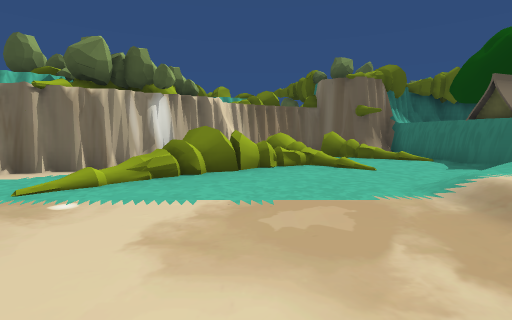
[1] (above)

21 first-person views from a walk through a 3-D level made in the Unity game engine. The camera is 1.5 m above the floor, tilts 6° down and sees 85° across. The floor is counted in squares, 2 m on a side. Each view is taken from the middle of a square. On the plan, view 1 faces up. The plan holds only what a view shows up to about 10 squares ahead; the rest is blank. The place goes on beyond the plan. The player character is not drawn.

[2]
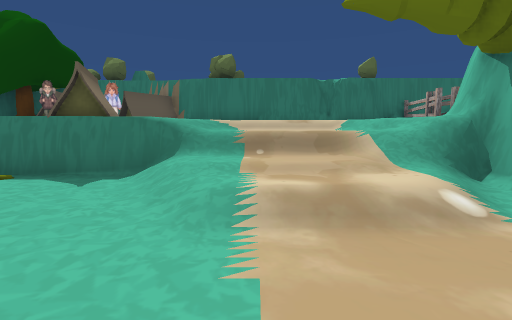

[3]
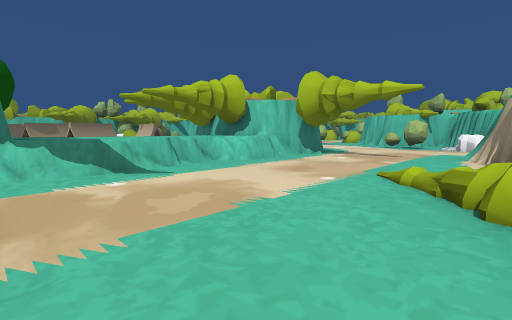

[4]
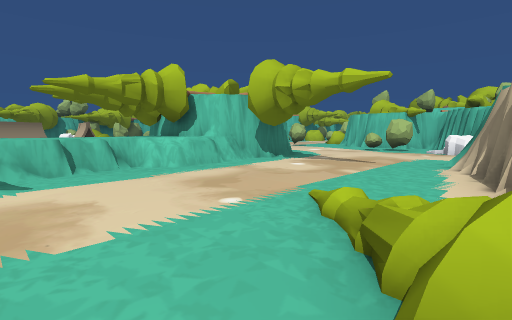

[5]
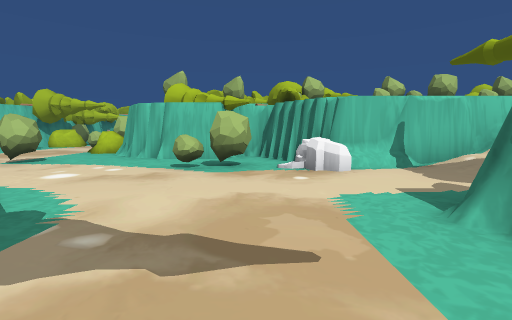

[6]
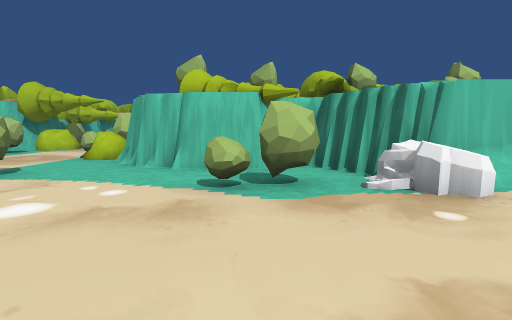

[7]
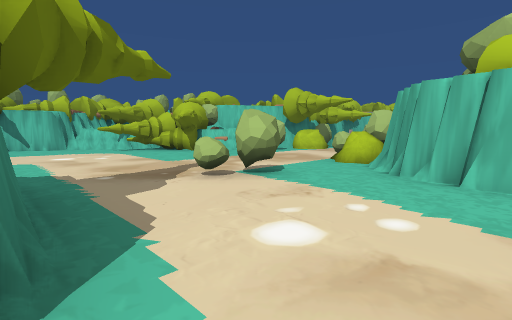

[8]
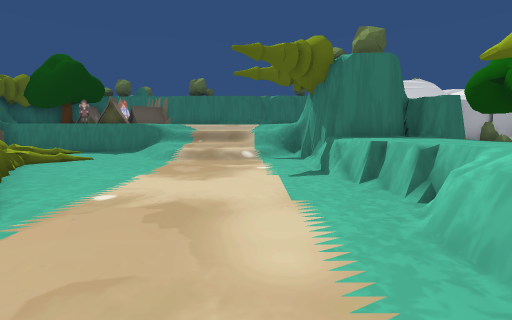

[9]
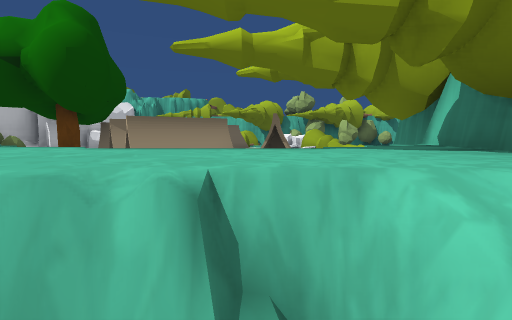

[10]
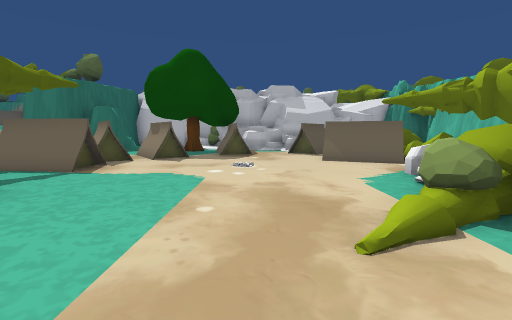

[11]
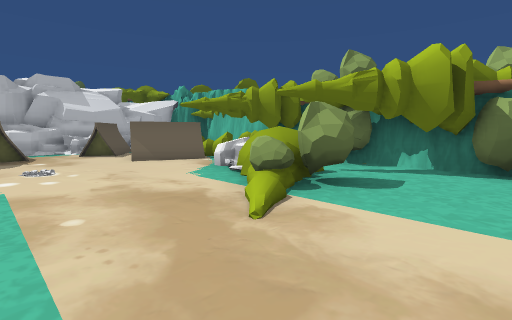

[12]
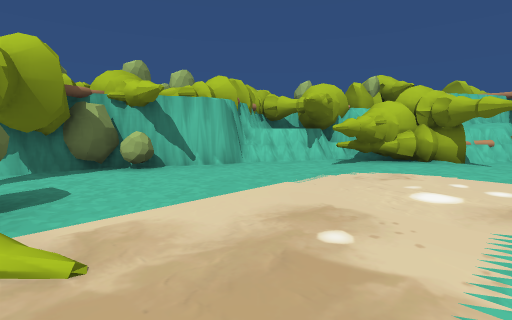

[13]
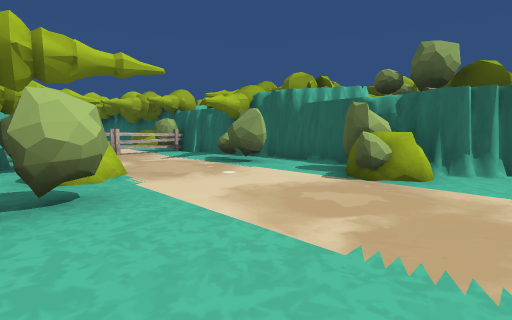

[14]
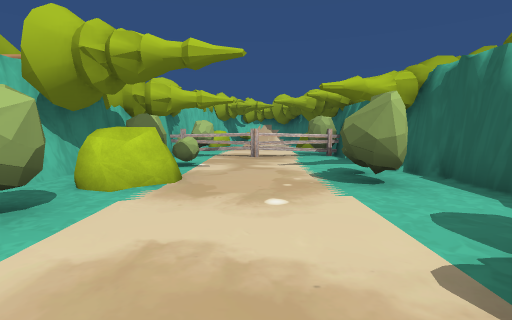

[15]
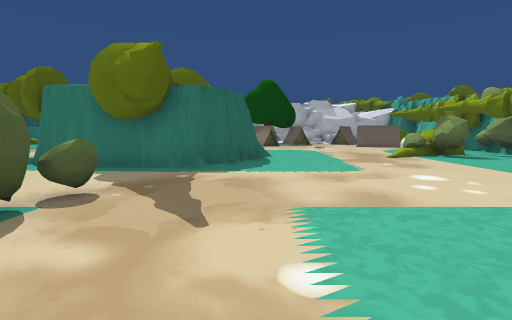

[16]
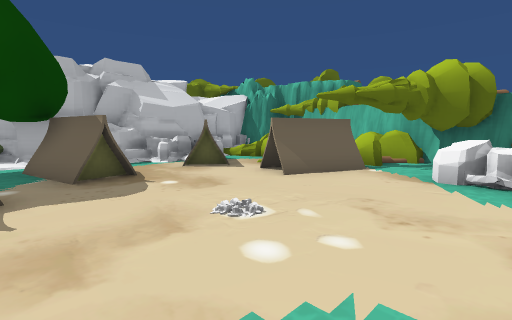

[17]
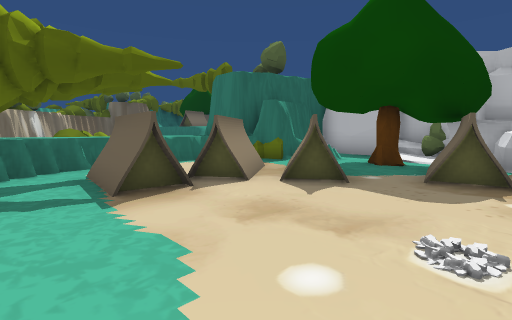

[18]
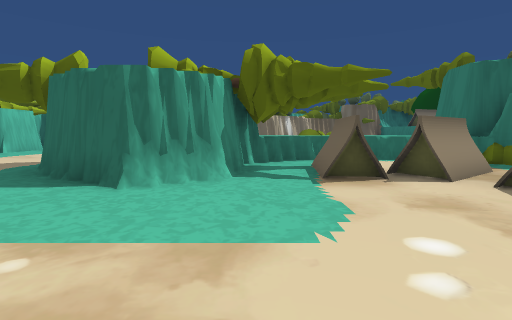

[19]
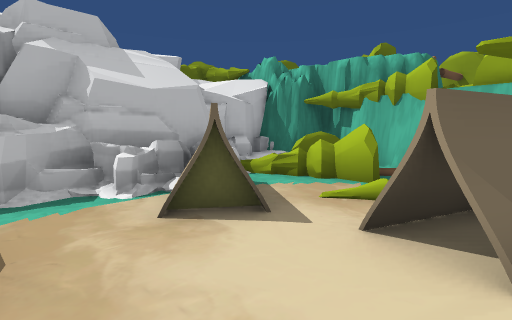

[20]
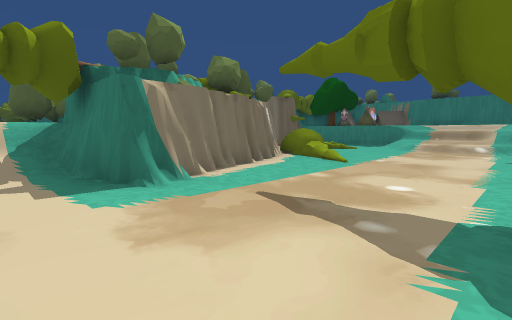

[21]
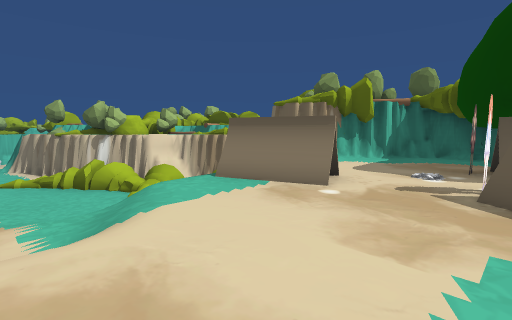

### Floor plan
Key: @ floor where view 1 was taken; # wall or solid block; x gap in a wall; . main floor; : floor 0.25 m higher than the main floor; + floor 2 m higher than the main floor; / step, stairs or slope; = window, fence, low wall or low ledge; ^ raised ledge; O other object.
Columns run from 24 left of view 1 to 10 right of it. Each row starts with its distance up from view 1.
 12                                ##
 11                              ####O#
 10                 #           ##++=O#
  9                 ##     #######++OOO
  8                //#     ##=#^ #++++
  7              # //#    ##==..##OO+OO
  6              #///#  ###^^x...#O+++#
  5              #../####.=^..../#++++#
  4             ##...#....=....////+++#
  3           ###OO.........../////+++#
  2           #..x............/////+  #
  1           ##.#............/////+  #
  0            #............@...=/+   #
 -1           ##.....###^^^^^^#####   #
 -2  ##########.....##  #^^^^^#    OOO#
 -3 .#...##..#=.....#  ##^==#^#       #
 -4 ..O.........##..#  #..O.O=####    #
 -5 ..O.............####.OOOO #=##
 -6 ..................##...OOO#  #
 -7 #O..# #.#...............O.OO=#
 -8 #####...#................OO###
 -9     #######................##
-10           #.......#......O.##
-11           ###......^...O.OOO#
-12            ##.....#^OO.O= OO#
-13             ###.....:..# ^=.O
-14               ####.##.## ^=##
-15                  ############

Where each view was taken, in squares from view 1:
view 1: 0 up, 0 right, facing up
view 2: 3 up, 0 right, facing right
view 3: 5 up, 2 right, facing down-left
view 4: 5 up, 0 right, facing down-left
view 5: 2 up, 5 left, facing left
view 6: 1 up, 7 left, facing left
view 7: 0 up, 8 left, facing down-left
view 8: 1 up, 5 left, facing right
view 9: 0 up, 2 left, facing down
view 10: 9 down, 8 left, facing right
view 11: 8 down, 8 left, facing down-right
view 12: 8 down, 6 left, facing down-left
view 13: 8 down, 13 left, facing up-left
view 14: 5 down, 14 left, facing left
view 15: 6 down, 14 left, facing right
view 16: 7 down, 4 left, facing down-right
view 17: 9 down, 4 left, facing up-right
view 18: 10 down, 4 left, facing up
view 19: 9 down, 1 left, facing down-right
view 20: 0 up, 9 left, facing up-right
view 21: 3 up, 9 right, facing up-left
